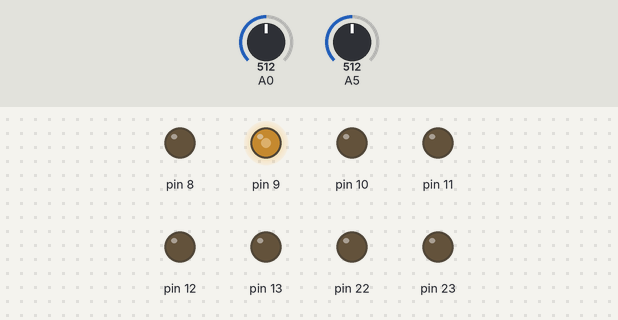
Simulated run of this sketch. Board: Arduino Uno, built with avr-gcc and run on an emulated ATmega328P. On the bench: output pins drawn as LEDs (lit = HIGH). Inputs (shaded band) come from the test bench; at power-on: A0 = 512, A5 = 512.

Above: at 1.2 s.
1.3 s: A0 set to 716
At 2.4 s:
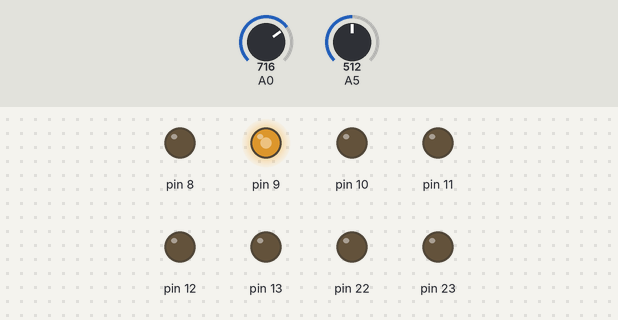
2.8 s: A5 set to 14
At 3.6 s:
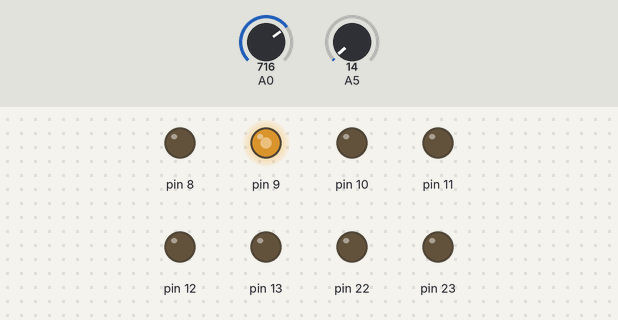
4.3 s: A5 set to 11
At 4.7 s:
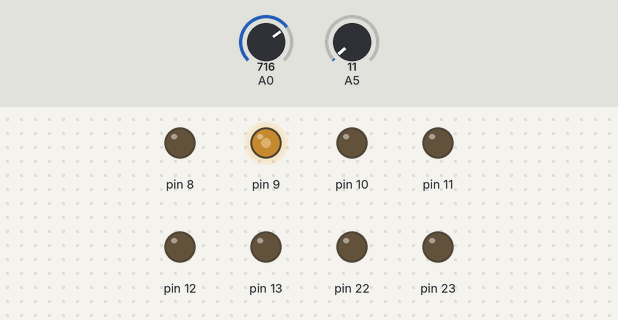
5.8 s: A0 set to 529
7.3 s: A0 set to 493
At 8.2 s:
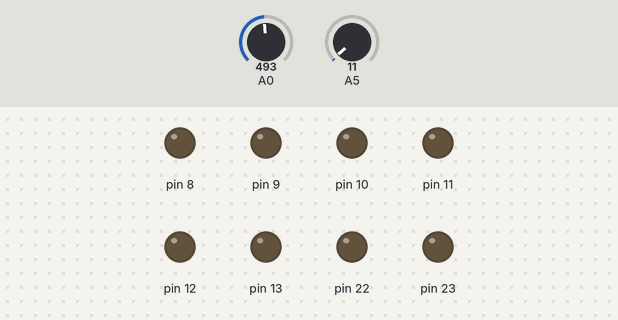
8.8 s: A5 set to 0
At 9.3 s:
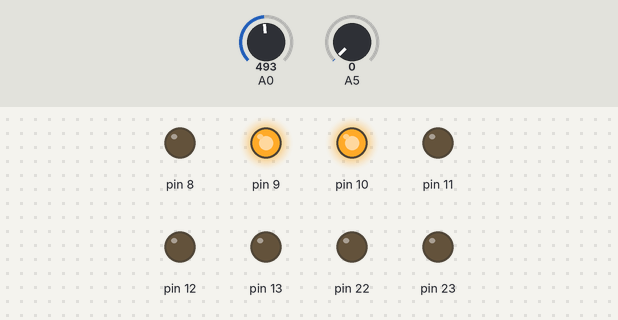
Timing chart, 0 to 11.3 s (numbered marks = the images above; inputs shaded):
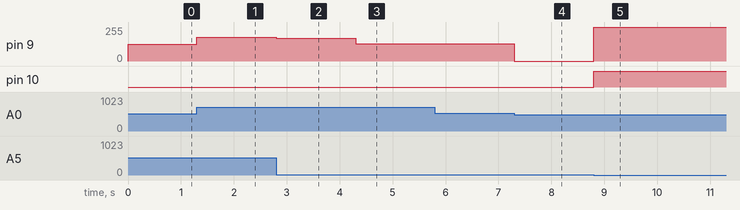

The sketch:

zabawa_timerem_PWM.ino
```cpp
void setup() {
  DDRB = B11111111;
  TCCR1A = 0;
  TCCR1B = 0;
  TCCR1A |= (1<<WGM11) | (1<<COM1A1) | (1<<COM1B1);
  TCCR1B |= (1<<CS10) | (1<<WGM12) | (1<<WGM13);
}

void loop() {
  ICR1 = map(analogRead(A5),0,1023,0,255);
  OCR1A = map(analogRead(A0),0,1023,0,ICR1);
}
```

Measured:
- the behaviour switches between 512 and 511 on A0 (found by bisection; images 3 and 4)
- after the input at 1.3 s, pin 9: 126/255 → 177/255 at once
- after the input at 2.8 s, pin 9: 177/255 → 170/255 at once
- after the input at 4.3 s, pin 9: 170/255 → 128/255 at once
- after the input at 5.8 s, every drawn part: stays the same
- after the input at 7.3 s, pin 9: 128/255 → 0/255 at once
- after the input at 8.8 s, pin 9: 0/255 → 255/255 at once; pin 10: LOW → HIGH at once
